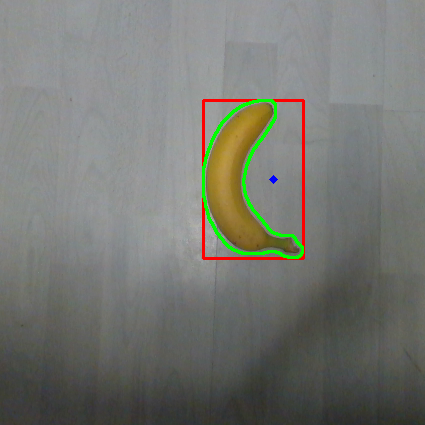
#> input picture New Folder/banane_12.05.2020.png, 425 x 425 px
$ python -i test3.py   (imports and definitions only)
#> lines starting #> are read from the running program, lines starting #| are printed output that depends on the picture; after the words box and inside, x2 and y2 are one past the last pixel; in counts of white or black regions, pixels touching at a corner belong together
### realsense_sensor.py
from loguru import logger
import json
import numpy as np
import sys
sys.path.append("/usr/local/lib")
try:
    import pyrealsense2 as rs
except ImportError:
    logger.warning("Unable to import pyrealsense2.")


class RealsenseSensor():
    """Class for interacting with a RealSense D400-series sensor.

    pyrealsense2 should be installed from source with the following
    commands:

    FIRST TRY PIP INSTALL!!!! If this does not work for you, then go ahead:

    >>> git clone https://github.com/IntelRealSense/librealsense
    >>> cd librealsense
    >>> mkdir build
    >>> cd build
    >>> cmake .. \
        -DBUILD_EXAMPLES=true \
        -DBUILD_WITH_OPENMP=false \
        -DHWM_OVER_XU=false \
        -DBUILD_PYTHON_BINDINGS=true \
        -DPYTHON_EXECUTABLE:FILEPATH=/path/to/your/python/library/ \
        -G Unix\ Makefiles
    >>> make -j4
    >>> sudo make install
    >>> export PYTHONPATH=$PYTHONPATH:/usr/local/lib
    """

    def __init__(self, configFile):
#> called with configFile = 'realsense_config.json'
        self.config = json.load(open(configFile))
#> (reads realsense_config.json from the repository)
#> further down, picture is the input picture: shape (425, 425, 3); mean B, G, R 114.1, 120, 118.4
        self.advanced_cfg = json.load(open(self.config["advanced"]))
        self.advanced_cfg = str(self.advanced_cfg).replace("'", '\"')
        self._running = None,
        self.id = self.config["id"]
        self._pipe = rs.pipeline()
        self._rs_cfg = rs.config()
        self._align = rs.align(rs.stream.color)
        self._intrinsics = {}
        ctx = rs.context()
        self._spatial_filter = rs.spatial_filter()
        self._hole_filter = rs.hole_filling_filter()
        self.depth_cam = True
        self._running = False
        # prints out cams and S/N, which should be defined as id in config
        for d in ctx.devices:
            logger.info("Cam {d} connected.", d=d)

        # post-processing filters
        #self._colorizer = rs.colorizer()
        #self._spatial_filter = rs.spatial_filter()
        #self._hole_filling = rs.hole_filling_filter()

    def __del__(self):
        if self._running:
            self.stop()

    # [50 lines left out: functions _setup_pipe, _get_intrinsics, start, stop, getIntrinsics, not called in this run]

    def _to_numpy(self, frame, dtype):
        arr = np.asanyarray(frame.get_data(), dtype=dtype)
        return arr

    # [17 lines left out: function _read_image, not called in this run]


    def _set_depth_scale(self):
        sensor = self._profile.get_device().first_depth_sensor()
        self._depth_scale = sensor.get_depth_scale()

    def frames(self, spatial=False, hole_filling=False):
        color_im, depth_im = self._read_image(spatial, hole_filling)
        return color_im.copy(), depth_im.copy()

### test3.py
import os
# [1 line not run here, left out]
import matplotlib.pyplot as plt
import cv2
from realsense_sensor import RealsenseSensor
import imutils
import numpy as np


# great git test

# [6 lines left out: function findContoursInMask, not called in this run]

def redMask(img_bgr):
    img_hsv = cv2.cvtColor(img_bgr, cv2.COLOR_BGR2HSV)
#> img_hsv: shape (425, 425, 3); mean H, S, V 64.2, 20.4, 123.7
    mask1 = cv2.inRange(img_hsv, (0, 100, 100), (5, 255, 255))
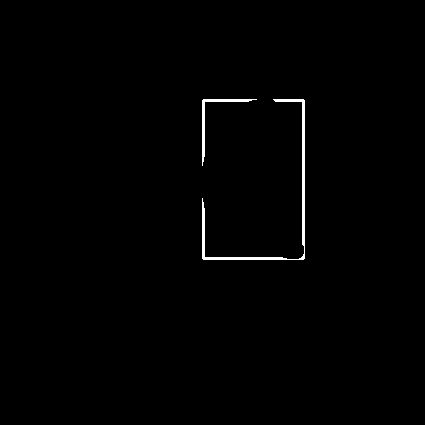
#> mask1: shape (425, 425); 0.72% white; 2 white regions, box (x1, y1, x2, y2) and area: (202, 99, 305, 260) 978, (202, 99, 257, 166) 330
    mask2 = cv2.inRange(img_hsv, (160, 100, 100), (179, 255, 255))
#> mask2: shape (425, 425); every value is 0
    mask = mask1 | mask2
    mask = cv2.erode(mask, None, iterations=2)
    mask = cv2.dilate(mask, None, iterations=2)
    return mask

# [41 lines left out: functions greenMask, calcDepth, findRectsInMask, not called in this run]

def findCirclesInMask(mask):
    circ=findCirclesInMask


def plotCircleAroundCenter(img, x, y, color=(255, 0, 0)):
    img = cv2.circle(img,(int(x),int(y)),2,color,3)
    return img

# [33 lines left out: functions plotBoundingRect, plotBoundingRect1, find_shapes_in_image, not called in this run]


# [1 line that did not run here, left out]
# [1 line not run here, left out]
# [1 line that did not run here, left out]


# [83 lines not run here, left out]

>>> import cv2
>>> picture = cv2.imread('New Folder/banane_12.05.2020.png')
>>> result = redMask(picture)
